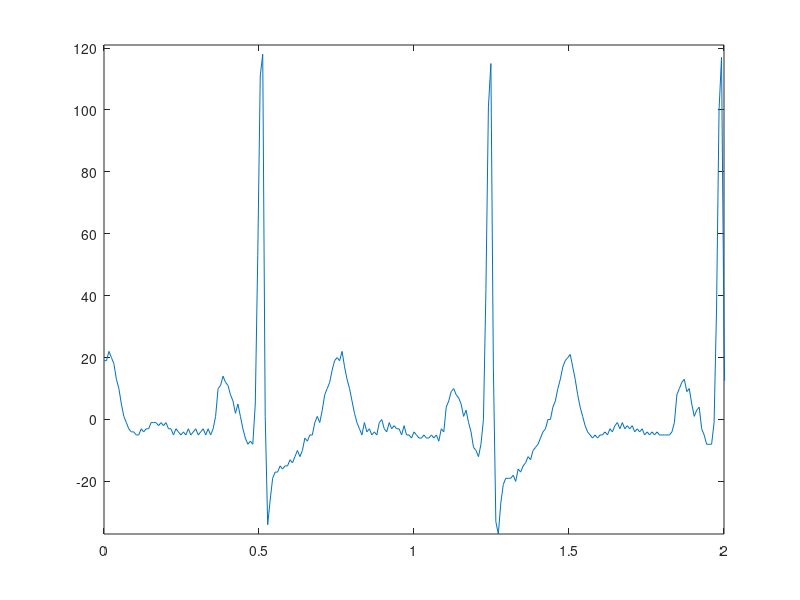

Source code (MATLAB):
%% SEÑAL 1: ABP
ABP = load('c00m.mat');
ABP = ABP.val;
% Tus datos originales (pueden variar)
ABP = round(ABP/6); % Normalizar a uint8_t

fs = 125;
ts = 1/fs;

T = 0:ts:(1250*ts)-ts;

plot(T,ABP)
axis([0 2 min(ABP) max(ABP)])
%% SEÑAL 2: 
Arritmia = load('I01m.mat');
Arritmia = Arritmia.val;
% Tus datos originales (pueden variar)
Arritmia = round(Arritmia/6); % Normalizar a uint8_t

fs = 257;
ts = 1/fs;

T = 0:ts:(2570*ts)-ts;

plot(T,Arritmia)
axis([0 2 min(Arritmia) max(Arritmia)])

%% SEÑAL 3 
ECG = load("c002m.mat");
ECG = ECG.val;
% Tus datos originales (pueden variar)
ECG = round(ECG/16); % Normalizar a uint8_t

fs = 125;
ts = 1/fs;

T = 0:ts:(1250*ts)-ts;

plot(T,ECG)
axis([0 2 min(ECG) max(ECG)])

